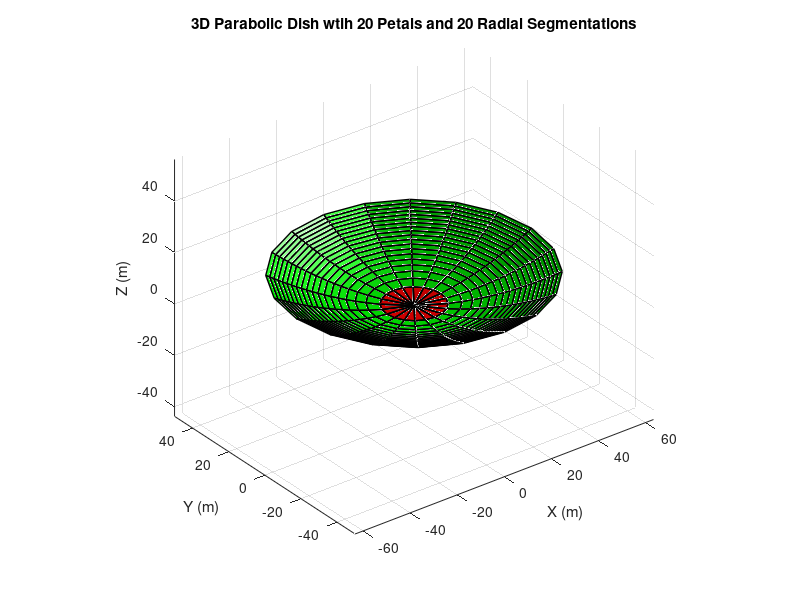

The MATLAB source for this figure: (Note: this script raises an error after producing the figure.)
clc; clear; close all;

%% 参数设定
a        = 0.005;                   % 抛物线参数 y = a*x^2
diameter = 100;                    % 天线直径
ymax     = a*(diameter/2)^2;       % 抛物面最大高度

%
nY=20;

y        = linspace(0, ymax, nY);               % 水平截面高度 array
nPieces  = 20;                      % 花瓣数目

%% 1. 计算各截面对应的半径
r = sqrt(y./a)

%去掉0，即原点
mask  = (y~=0);         %定义
y2    = y(mask);        %y
r2    = r(mask);        %r
Nlev  = numel(y2);        %层数，y2的维度

%% —— 在这里插入：计算每层的抛物线母线弧长 —— 
% 定义被积函数 (dy/dx = 2*a*x)
arc_fun = @(x) sqrt(1 + (2*a*x).^2);
% 预分配
radiusArc = zeros(Nlev,1);
% 对每一个 r2(k)（对应 x_max = r2(k)）做数值积分
for k = 1:Nlev
    radiusArc(k) = integral( arc_fun, 0, r2(k) );
end

%% 2. 构造 3D 顶点 P(level, piece, xyz)

theta = linspace(0,2*pi,nPieces+1); theta(end)=[];  
P = zeros(Nlev+1, nPieces, 3);
for j = 1:nPieces
    P(1,j,:) = [0,0,0];
end
for k = 1:Nlev
    for j = 1:nPieces
        P(k+1,j,1) = r2(k)*cos(theta(j));
        P(k+1,j,2) = r2(k)*sin(theta(j));
        P(k+1,j,3) = y2(k);
    end
end

%% 3. 计算中央三角形面法向量 n_tri
j0  = 1;
jp  = mod(j0, nPieces)+1;
O   = squeeze(P(1,j0,:))';     % [0 0 0]
A1  = squeeze(P(2,j0,:))';
B1  = squeeze(P(2,jp ,:))';
v1  = A1 - O;
v2  = B1 - O;
n_tri = cross(v1, v2);
n_tri = n_tri / norm(n_tri);

%% 4. 计算中央三角形面与水平面的夹角
% 水平面法向量
n_horiz = [0 0 1];
% 夹角（0°~90°）
angle_tri_horiz = acos( dot(n_tri, n_horiz) ) * 180/pi;

%% 5. 计算各层 trapezoid 面法向量 & 二面角（略，可参照之前代码）

% 5.1. 计算各 facet 的法向量 normals
% --- 中央 triangle facet normal ---
j0 = 1;                        % 任选一个 petal（对称都相同）
jp = mod(j0, nPieces)+1;      % 下一块 petal 的索引
O  = squeeze(P(1,j0,:))';     % [0 0 0]
A1 = squeeze(P(2,j0,:))';     % ring1 左点
B1 = squeeze(P(2,jp ,:))';    % ring1 右点
v1 = A1 - O;
v2 = B1 - O;
n_tri = cross(v1, v2);
n_tri = n_tri / norm(n_tri);

% --- 各层 trapezoid facet normals ---
n_trap = zeros(Nlev-1, 3);
for k = 1:(Nlev-1)
    Pa = squeeze(P(k+1, j0 ,:))';
    Pb = squeeze(P(k+1, jp ,:))';
    Pc = squeeze(P(k+2, j0 ,:))';
    % v_circ: circ direction, v_radial: radial direction
    v_circ   = Pb - Pa;
    v_radial = Pc - Pa;
    nt       = cross(v_circ, v_radial);
    n_trap(k,:) = nt / norm(nt);
end

%5.2. 计算二面角 Dihedral Angles（度数）
% (1) triangle 与第一个 trapezoid
angle_tri_trap = acos( dot(n_tri, n_trap(1,:)) ) * 180/pi;

% (2) 相邻 trapezoid 之间
angle_trap = zeros(Nlev-2,1);
for k = 1:(Nlev-2)
    angle_trap(k) = acos( dot(n_trap(k,:), n_trap(k+1,:)) ) * 180/pi;
end

% 5.3. 显示结果
fprintf('\n【Dihedral Angles】\n');
fprintf(' Triangle ↔ Trap(1): %.3f°\n', angle_tri_trap);
for k = 1:length(angle_trap)
    fprintf(' Trap(%d) ↔ Trap(%d): %.3f°\n', k, k+1, angle_trap(k));
end

%% 6. 输出结果
fprintf('\n【Angle between central triangle and horizontal plane】\n');
fprintf(' Triangle–Horizontal angle = %.3f°\n\n', angle_tri_horiz);

% （可继续输出 triangle vs first trapezoid 及 相邻 trapezoid 间角）
% fprintf(' Triangle ↔ Trap(1): %.3f°\n', angle_tri_trap);
% ...



%% 7. 绘制 3D Parabolic Dish，同时显示每个面的边界线
figure('Color','w'); hold on; axis equal; grid on;
for j = 1:nPieces
    jp = mod(j, nPieces) + 1;
    % ——— 中央三角形 ———
    verts_tri = [...
        squeeze(P(1, j , :))';   % 原点 O
        squeeze(P(2, j , :))';   % 第一环第 j 个点 A1
        squeeze(P(2, jp, :))'];  % 第一环第 jp 个点 B1
    % 使用 patch 并显示边线
    patch( ...
        'Vertices', verts_tri, ...
        'Faces',    [1 2 3],    ...
        'FaceColor','red',      ...
        'FaceAlpha', 0.5,       ...
        'EdgeColor','k',        ... % 黑色边线
        'LineWidth', 1.2        ...
    );
    
    % ——— 各层 trapezoid ———
    for k = 1:(Nlev-1)
        v1 = squeeze(P(k+1, j  , :))';   % 本层左点
        v2 = squeeze(P(k+1, jp , :))';   % 本层右点
        v3 = squeeze(P(k+2, jp , :))';   % 下一层右点
        v4 = squeeze(P(k+2, j  , :))';   % 下一层左点
        
        % 将四个顶点拼成 4×3 数组
        verts_trap = [v1; v2; v3; v4];
        
        % patch 绘制带有边线的四边形
        patch( ...
            'Vertices', verts_trap, ...
            'Faces',    [1 2 3 4], ...
            'FaceColor','green',   ...
            'FaceAlpha', 0.4,      ...
            'EdgeColor','k',       ... % 黑色边线
            'LineWidth', 1.0       ...
        );
        
        % 另外，为了让各条棱特别明显，可以再手动绘制一次边界线
        % （可选，如果觉得 patch 的边线不够显眼）
        % edges = [1 2; 2 3; 3 4; 4 1];
        % for e = 1:4
        %     p1 = verts_trap(edges(e,1), :);
        %     p2 = verts_trap(edges(e,2), :);
        %     plot3([p1(1), p2(1)], [p1(2), p2(2)], [p1(3), p2(3)], 'k-', 'LineWidth',1.2);
        % end
    end
end

xlabel('X (m)');
ylabel('Y (m)');
zlabel('Z (m)');
title('3D Parabolic Dish wtih 20 Petals and 20 Radial Segmentations');
view(3);
light; lighting gouraud;

% %% 7. 绘制 3D Parabolic Dish（同之前）
% figure('Color','w'); hold on; axis equal; grid on;
% for j = 1:nPieces
%     jp = mod(j, nPieces) + 1;
%     % 中央三角形
%     verts_tri = [squeeze(P(1,j ,:))'; squeeze(P(2,j ,:))'; squeeze(P(2,jp ,:))'];
%     patch('Vertices', verts_tri, 'Faces', [1 2 3], ...
%           'FaceColor','red','FaceAlpha',0.5,'EdgeColor','k');
%     % 各层 trapezoid
%     for k = 1:(Nlev-1)
%         v1 = squeeze(P(k+1, j   ,:))';
%         v2 = squeeze(P(k+1, jp  ,:))';
%         v3 = squeeze(P(k+2, jp  ,:))';
%         v4 = squeeze(P(k+2, j   ,:))';
%         patch('Vertices',[v1;v2;v3;v4], 'Faces',[1 2 3 4], ...
%               'FaceColor','green','FaceAlpha',0.4,'EdgeColor','none');
%     end
% end
% xlabel('X (m)'); ylabel('Y (m)'); zlabel('Z (m)');
% title('3D Parabolic Dish with Folding Angles');
% view(3); light; lighting gouraud;





%%





%% —— 新增：计算每一层圆的内接 n 边形边长 —— 
nPolygon = nPieces;  % 你可以改成任意边数，例如 6 边形

side_length = zeros(Nlev,1);
for k = 1:Nlev
    R = r2(k);  % 第 k 层的圆半径
    side_length(k) = 2 * R * sin(pi / nPolygon);
end

% 显示结果
fprintf('\n【每一层圆的内接 %d 边形边长】\n', nPolygon);
for k = 1:Nlev
    fprintf('Layer %d (r=%.3f): Side Length = %.4f\n', k, r2(k), side_length(k));
end


%% 坐标转换

% 假设你已经有了 val 三维数组，大小为 [层数, 列数, 3]
% val(:,:,1) 对应 X， val(:,:,2) 对应 Y， val(:,:,3) 对应 Z

% 提取第一列的所有点 (各层，第1列)
B = squeeze( P(:, 1, :) );   % 维度为 [层数 × 3]，列依次是 [X Y Z]

% 提取第二列的所有点 (各层，第2列)
C = squeeze( P(:, 2, :) );   % 同样是 [层数 × 3]

% 显示结果
disp('B (第一列的 [X Y Z] 坐标)：');
disp(B);
disp('C (第二列的 [X Y Z] 坐标)：');
disp(C);


%% 找梯形角度



for i = 1:nY-1
    b=B(i,:);
    c=C(i,:);
    d=C(i+1,:);
    e=B(i+1,:);


    mid1 = midpoint(c,b);
    
    mid2 = midpoint(d,e);

    if i==1
        mid1m=mid2;
        mid1m(3)=0;
    end
    
    ang(i) = angle(mid2,mid1,mid1m);

    mid1m = mid1;
end




%% 画三角形

% 三个点坐标（3D）%%%%%%%

A = [0, 0, 0]
 b1= B(2,:);
c1 = C(2,:);

allData = [];  % 预先定义一个空矩阵

% 计算边长
AB = norm(b1 - A);
AC = norm(c1 - A);
BC = norm(c1 - b1);

% 打印边长
fprintf('AB = %.4f\n', AB);
fprintf('AC = %.4f\n', AC);
fprintf('BC = %.4f\n', BC);

% 创建 2D 坐标表示：A 在原点，BC 为水平底边，对称分布
% AB 和 AC 是等长的，底边为 BC

% 将 BC 居中放置：B2D 和 C2D 向左右展开
B2D = [-BC/2, sqrt(AB^2 - (BC/2)^2)];
C2D = [ BC/2, sqrt(AC^2 - (BC/2)^2)];
A2D = [0, 0];

% 绘图
figure; hold on; axis equal; grid on;
fill([A2D(1), B2D(1), C2D(1)], [A2D(2), B2D(2), C2D(2)], 'C', 'FaceColor', [0.8, 0.2, 0.2],'FaceAlpha', 0.5);
plot([A2D(1), B2D(1), C2D(1), A2D(1)], [A2D(2), B2D(2), C2D(2), A2D(2)], 'k-o', 'LineWidth', 1.5);

% 标注
text(A2D(1), A2D(2), 'A', 'FontWeight','bold','VerticalAlignment','top');
text(B2D(1), B2D(2), 'b1', 'FontWeight','bold','VerticalAlignment','top');
text(C2D(1), C2D(2), 'c1', 'FontWeight','bold','VerticalAlignment','top');

title('2D 等腰三角形，顶点 A 在原点');
xlabel('X (单位)');
ylabel('Y (单位)');


%% —— 导出 2D 等腰三角形点坐标到 CSV 文件 —— 
triangle_2d = [
    A2D(1), A2D(2), 0;
    B2D(1), B2D(2), 0;
    C2D(1), C2D(2), 0
];

% 写入 CSV（Fusion 360 可导入）
filename = '3角形.csv';
writematrix(triangle_2d, filename);

fprintf('已导出三角形坐标到 CSV 文件：%s\n', filename);



%% 画梯形
f = C2D;


for i = 2:nY-1
    b=B(i,:);
    c=C(i,:);
    d=C(i+1,:);
    e=B(i+1,:);
    
    F = trep(c,b,e,d,f);

    %更新原点位置
    f = F(3,:);

    % 拼成 [X Y 0] 的格式
    csvData = [F, zeros(size(F,1),1)];
    
    % 把这次的结果累加到 allData
    allData = [ allData; csvData ];
end

% 循环结束后一次性写出
writematrix(allData, 'all_trapezoids_flat.csv');
fprintf('已导出所有 trapezoid 点到 CSV：all_trapezoids_flat.csv，共 %d 行\n', size(allData,1));


%%
function [Pts2D] = trep(P1, P2, P3, P4, f)
    % 假设你有四个三维点 P1–P4，且 P1→P2 是短底边，P2 为右下角
    % P1 = [x1, y1, z1];
    % P2 = [x2, y2, z2];
    % P3 = [x3, y3, z3];
    % P4 = [x4, y4, z4];

    % 指定在平面上短底边右下角 P2 映射到的坐标 (u0, v0)
    u0 = f(1);  % 例如 x = 10
    v0 = f(2);  % 例如 y = 5

    %% 1. 构造局部坐标系
    % 1.1 u 轴：沿短底边方向
    u = (P2 - P1) / norm(P2 - P1);

    % 1.2 用 P3 构造平面法向量，再算 v 轴
    n = cross(P2 - P1, P3 - P1);
    n = n / norm(n);
    v = cross(n, u);
    v = v / norm(v);

    %% 2. 将四个点投影到局部 (u,v) 平面并平移
    Pts3D = [P1; P2; P3; P4];
    Pts2D = zeros(4,2);
    for i = 1:4
        vec = Pts3D(i,:) - P1;                % 从 P1 出发的向量
        Pts2D(i,1) = dot(vec, u);             % u 分量
        Pts2D(i,2) = dot(vec, v);             % v 分量
    end

    % 平移，使得 P2 映射到 (u0, v0)
    offset = [u0, v0] - Pts2D(2,:);
    Pts2D = Pts2D + offset;

    %% 3. 在 2D 平面绘制这个梯形（黑色轮廓，绿色填充）
    hold on; 
    axis equal; 
    grid on;

    % 按 P1→P2→P3→P4→P1 顺序构造闭合多边形顶点
    X = Pts2D([1 2 3 4 1], 1);
    Y = Pts2D([1 2 3 4 1], 2);

    % 用 fill 绘制并填充：FaceColor 为绿色，EdgeColor 为黑色
    fill(X, Y,  [0.2, 0.8, 0.2], 'FaceAlpha', 0.5, 'EdgeColor', 'k', 'LineWidth', 1.5);

    % % 如果仍想显示顶点标记，可以再加上 plot（可选）
    % plot(X, Y, 'ks', 'MarkerFaceColor', 'b', 'MarkerSize', 6);
    % % 上面 'ks' 表示黑色方块标记，'MarkerFaceColor','g' 让标记内部也是绿色
    % % 若不需要标记，注释掉上面这行即可

    xlabel('X'); 
    ylabel('Y');
    title('2D Plot of a Single Petal of the Unfolded Parabolic Dish');

    hold off;
end



%%
function [M] = midpoint(C, B)
       %% 中点坐标
    
    % % 给定两个三维点
    % C = [10, 20, 5];
    % B = [30, 40, 15];
    
    % 计算中点
    M = (C + B) / 2;
    
    % 显示中点
    fprintf('中点坐标 M = [%.4f, %.4f, %.4f]\n', M);
    
    % % 可视化连线和中点
    % hold on; grid on; axis equal;
    % plot3([C(1), B(1)], [C(2), B(2)], [C(3), B(3)], 'b-', 'LineWidth', 2); % AB线
    % plot3(M(1), M(2), M(3), 'ro', 'MarkerSize', 8, 'MarkerFaceColor', 'r'); % 中点
    % plot3(C(1), C(2), C(3), 'ko', 'MarkerFaceColor', 'k');
    % plot3(B(1), B(2), B(3), 'ko', 'MarkerFaceColor', 'k');
    % 
    % % 标注
    % text(C(1), C(2), C(3), ' C', 'FontSize', 12);
    % text(B(1), B(2), B(3), ' B', 'FontSize', 12);
    % text(M(1), M(2), M(3), ' M (MidPoint)', 'FontSize', 12, 'Color', 'r');
    % 
    % xlabel('X'); ylabel('Y'); zlabel('Z');
    % %title('两点连线与中点 (三维)');
    view(3);

end







%%
function [theta_deg] = angle(M, D, E)
%% 夹角D为顶点
%% 计算向量
v1 = D - M;   % 向量 PD
v2 = E - D;   % 向量 DE

%% 计算夹角（度制）
cos_theta = dot(v1, v2) / (norm(v1) * norm(v2));
theta_deg  = acos( min(max(cos_theta,-1),1) ) * 180/pi;  
% 用 min/max 防止数值误差导致 acos 越界

%% 显示结果
fprintf('向量 PD 与 向量 DE 之间的夹角：%.4f°\n', theta_deg);

%% （可选）三维可视化
% hold on; grid on; axis equal;
% plot3([M(1), D(1)], [M(2), D(2)], [M(3), D(3)], 'b-', 'LineWidth',2);
% plot3([D(1), E(1)], [D(2), E(2)], [D(3), E(3)], 'r-', 'LineWidth',2);
% plot3(M(1), M(2), M(3), 'ko','MarkerFaceColor','k');
% plot3(D(1), D(2), D(3), 'ko','MarkerFaceColor','k');
% plot3(E(1), E(2), E(3), 'ko','MarkerFaceColor','k');
% %text(M(1),M(2),M(3),'  M');
% %text(D(1),D(2),D(3),'  D');
% %text(E(1),E(2),E(3),'  E');
% xlabel('X'); ylabel('Y'); zlabel('Z');
% %title(sprintf('PD 与 DE 之间的夹角 = %.2f°', theta_deg));
view(3);

end